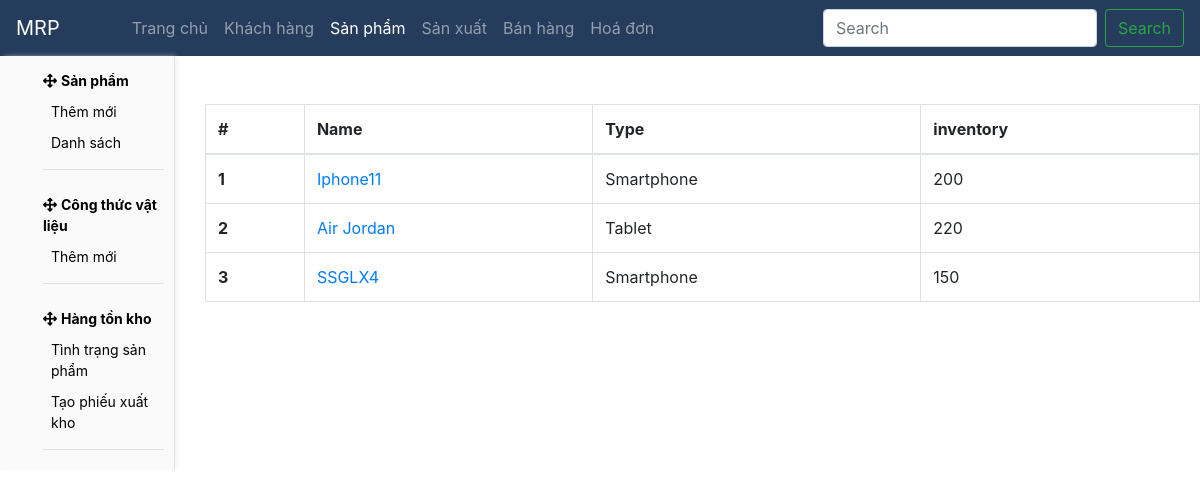
Page /product/inventory on the earlier database version.
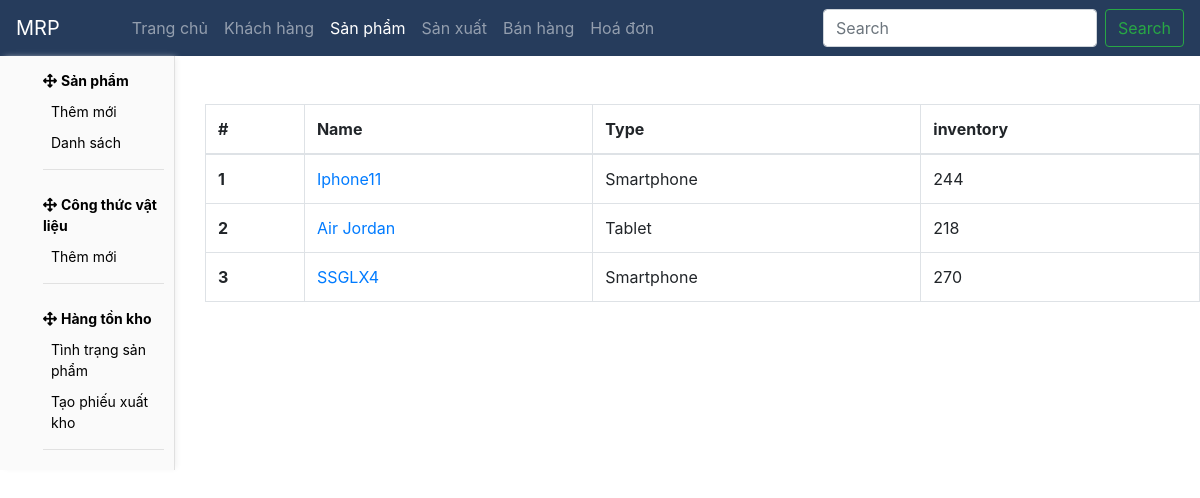
Same page on the later database version.
### core/models.py (models this page shows, shortened)
class Product(models.Model):
    name = models.CharField(max_length=50)
    type = models.CharField(max_length=50, choices=PRODUCT_TYPE, blank=True, null=True)
    components = models.ManyToManyField(Component, blank=True, null=True, related_name='product_chip')
    def inventory(self):
        ivts =Inventory.objects.filter(product=self)
        total = 0
        for ivt in ivts:
            total += ivt.quantity
        return total

class Inventory(models.Model):
    warehouse = models.ForeignKey(Warehouse, on_delete=models.CASCADE, blank=True, null=True)
    product = models.ForeignKey(Product, on_delete=models.CASCADE)
    quantity = models.IntegerField()

### core/views.py (the view)
# urls.py: path('product/inventory', inventory, name='inventory'),
def inventory(request):
    return render(request, 'inventory/inventory.html', {
        'products': Product.objects.all(),
    })

### core/templates/inventory/inventory.html (shortened to what this page needs)
{% extends 'base.html' %}
{% block sidebar %}
    {% include 'sidebar/product.html' %}
{% endblock sidebar %}
{% block content %}
<table class="table table-bordered mt-5">
    <thead>
      <tr>
        <th scope="col">#</th>
        <th scope="col">Name</th>
        <th scope="col">Type</th>
        <th scope="col">inventory</th>
      </tr>
    </thead>
    <tbody>
        {% for product in products %}
        <tr>
          <th scope="row">{{product.id}}</th>
          <td><a href="{% url 'product_detail' product.id %}">{{product.name}}</a></td>
          <td>{{product.type}}</td>
          <td>{{product.inventory}}</td>
        </tr>
        {% endfor %}
    </tbody>
  </table>
{% endblock content %}

Differences in the rows shown:
changed through a linked row, Product "Iphone11": inventory "200" → "244"
changed through a linked row, Product "Air Jordan": inventory "220" → "218"
changed through a linked row, Product "SSGLX4": inventory "150" → "270"
